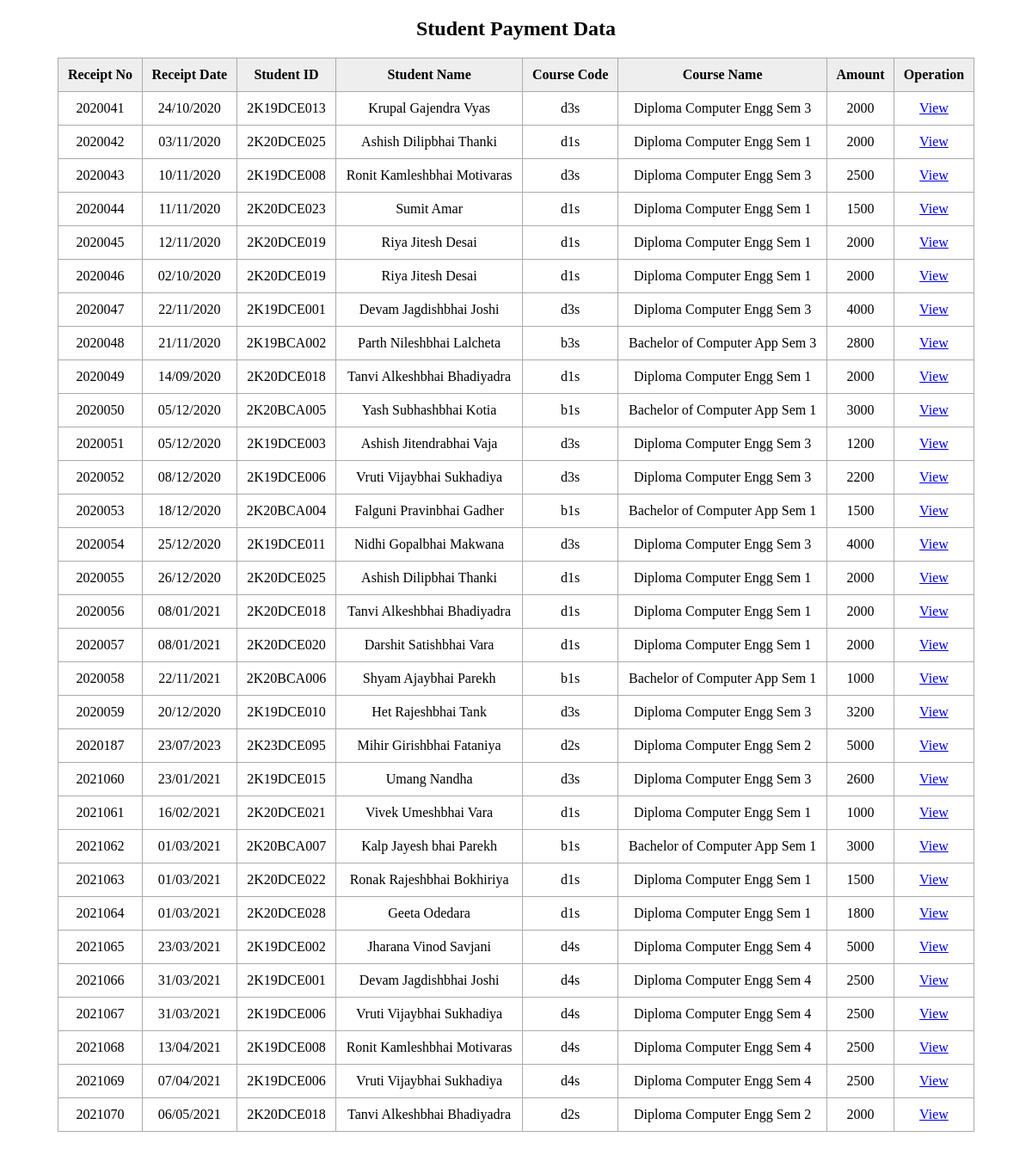
Screenshot of /display.php with the database file from the repository.
### tables this page shows
CREATE TABLE `receipt` (
  `rno` varchar(8) NOT NULL,
  `rdate` varchar(10) NOT NULL,
  `stud_id` varchar(15) NOT NULL,
  `stud_nm` varchar(50) NOT NULL,
  `ccode` varchar(3) NOT NULL,
  `cname` varchar(50) NOT NULL,
  `amt` int(5) NOT NULL,
  `pay_method` varchar(20) NOT NULL
);

### display.php (the view, shortened to what this page needs)
<?php
$host = "localhost:3307";
$user = "root";
$pass = "";
$dbname = "pdfdemo";
$conn = new mysqli($host, $user, $pass, $dbname);
$sql = "SELECT * FROM receipt";
$result = $conn->query($sql);
?>
<!DOCTYPE html>
<html>
<head>
</head>
<body>
<h2 style="text-align:center;">Student Payment Data</h2>
<table>
    <tr>
        <th>Receipt No</th>
        <th>Receipt Date</th>
        <th>Student ID</th>
        <th>Student Name</th>
        <th>Course Code</th>
        <th>Course Name</th>
        <th>Amount</th>
        <th>Operation</th>
    </tr>
    <?php
    if ($result->num_rows > 0) {
        while($row = $result->fetch_assoc()) {
            echo "<tr>
                    <td>{$row['rno']}</td>
                    <td>{$row['rdate']}</td>
                    <td>{$row['stud_id']}</td>
                    <td>{$row['stud_nm']}</td>
                    <td>{$row['ccode']}</td>
                    <td>{$row['cname']}</td>
                    <td>{$row['amt']}</td>
                    <td><a href='invoice.php?id={$row['rno']}'>View</a></td>
                  </tr>";
        }
    } else {
        echo "<tr><td colspan='8'>No data found</td></tr>";
    }
    ?>
</table>
</body>
</html>

### display.php (style rules this page uses)
table { width: 90%; border-collapse: collapse; margin: 20px auto; }
th, td { padding: 10px; border: 1px solid #aaa; text-align: center; }
th { background-color: #eee; }

### rows the page displays
receipt: rno "2020041", rdate "24/10/2020", stud "2K19DCE013", stud_nm "Krupal Gajendra Vyas", ccode "d3s", cname "Diploma Computer Engg Sem 3", amt "2000"
receipt: rno "2020042", rdate "03/11/2020", stud "2K20DCE025", stud_nm "Ashish Dilipbhai Thanki", ccode "d1s", cname "Diploma Computer Engg Sem 1", amt "2000"
receipt: rno "2020043", rdate "10/11/2020", stud "2K19DCE008", stud_nm "Ronit Kamleshbhai Motivaras", ccode "d3s", cname "Diploma Computer Engg Sem 3", amt "2500"
receipt: rno "2020044", rdate "11/11/2020", stud "2K20DCE023", stud_nm "Sumit Amar", ccode "d1s", cname "Diploma Computer Engg Sem 1", amt "1500"
receipt: rno "2020045", rdate "12/11/2020", stud "2K20DCE019", stud_nm "Riya Jitesh Desai", ccode "d1s", cname "Diploma Computer Engg Sem 1", amt "2000"
receipt: rno "2020046", rdate "02/10/2020", stud "2K20DCE019", stud_nm "Riya Jitesh Desai", ccode "d1s", cname "Diploma Computer Engg Sem 1", amt "2000"
receipt: rno "2020047", rdate "22/11/2020", stud "2K19DCE001", stud_nm "Devam Jagdishbhai Joshi", ccode "d3s", cname "Diploma Computer Engg Sem 3", amt "4000"
receipt: rno "2020048", rdate "21/11/2020", stud "2K19BCA002", stud_nm "Parth Nileshbhai Lalcheta", ccode "b3s", cname "Bachelor of Computer App Sem 3", amt "2800"
receipt: rno "2020049", rdate "14/09/2020", stud "2K20DCE018", stud_nm "Tanvi Alkeshbhai Bhadiyadra", ccode "d1s", cname "Diploma Computer Engg Sem 1", amt "2000"
receipt: rno "2020050", rdate "05/12/2020", stud "2K20BCA005", stud_nm "Yash Subhashbhai Kotia", ccode "b1s", cname "Bachelor of Computer App Sem 1", amt "3000"
receipt: rno "2020051", rdate "05/12/2020", stud "2K19DCE003", stud_nm "Ashish Jitendrabhai Vaja", ccode "d3s", cname "Diploma Computer Engg Sem 3", amt "1200"
receipt: rno "2020052", rdate "08/12/2020", stud "2K19DCE006", stud_nm "Vruti Vijaybhai Sukhadiya", ccode "d3s", cname "Diploma Computer Engg Sem 3", amt "2200"
receipt: rno "2020053", rdate "18/12/2020", stud "2K20BCA004", stud_nm "Falguni Pravinbhai Gadher", ccode "b1s", cname "Bachelor of Computer App Sem 1", amt "1500"
receipt: rno "2020054", rdate "25/12/2020", stud "2K19DCE011", stud_nm "Nidhi Gopalbhai Makwana", ccode "d3s", cname "Diploma Computer Engg Sem 3", amt "4000"
receipt: rno "2020055", rdate "26/12/2020", stud "2K20DCE025", stud_nm "Ashish Dilipbhai Thanki", ccode "d1s", cname "Diploma Computer Engg Sem 1", amt "2000"
receipt: rno "2020056", rdate "08/01/2021", stud "2K20DCE018", stud_nm "Tanvi Alkeshbhai Bhadiyadra", ccode "d1s", cname "Diploma Computer Engg Sem 1", amt "2000"
receipt: rno "2020057", rdate "08/01/2021", stud "2K20DCE020", stud_nm "Darshit Satishbhai Vara", ccode "d1s", cname "Diploma Computer Engg Sem 1", amt "2000"
receipt: rno "2020058", rdate "22/11/2021", stud "2K20BCA006", stud_nm "Shyam Ajaybhai Parekh", ccode "b1s", cname "Bachelor of Computer App Sem 1", amt "1000"
receipt: rno "2020059", rdate "20/12/2020", stud "2K19DCE010", stud_nm "Het Rajeshbhai Tank", ccode "d3s", cname "Diploma Computer Engg Sem 3", amt "3200"
receipt: rno "2020187", rdate "23/07/2023", stud "2K23DCE095", stud_nm "Mihir Girishbhai Fataniya", ccode "d2s", cname "Diploma Computer Engg Sem 2", amt "5000"
receipt: rno "2021060", rdate "23/01/2021", stud "2K19DCE015", stud_nm "Umang Nandha", ccode "d3s", cname "Diploma Computer Engg Sem 3", amt "2600"
receipt: rno "2021061", rdate "16/02/2021", stud "2K20DCE021", stud_nm "Vivek Umeshbhai Vara", ccode "d1s", cname "Diploma Computer Engg Sem 1", amt "1000"
receipt: rno "2021062", rdate "01/03/2021", stud "2K20BCA007", stud_nm "Kalp Jayesh bhai Parekh", ccode "b1s", cname "Bachelor of Computer App Sem 1", amt "3000"
receipt: rno "2021063", rdate "01/03/2021", stud "2K20DCE022", stud_nm "Ronak Rajeshbhai Bokhiriya", ccode "d1s", cname "Diploma Computer Engg Sem 1", amt "1500"
receipt: rno "2021064", rdate "01/03/2021", stud "2K20DCE028", stud_nm "Geeta Odedara", ccode "d1s", cname "Diploma Computer Engg Sem 1", amt "1800"
receipt: rno "2021065", rdate "23/03/2021", stud "2K19DCE002", stud_nm "Jharana Vinod Savjani", ccode "d4s", cname "Diploma Computer Engg Sem 4", amt "5000"
receipt: rno "2021066", rdate "31/03/2021", stud "2K19DCE001", stud_nm "Devam Jagdishbhai Joshi", ccode "d4s", cname "Diploma Computer Engg Sem 4", amt "2500"
receipt: rno "2021067", rdate "31/03/2021", stud "2K19DCE006", stud_nm "Vruti Vijaybhai Sukhadiya", ccode "d4s", cname "Diploma Computer Engg Sem 4", amt "2500"
receipt: rno "2021068", rdate "13/04/2021", stud "2K19DCE008", stud_nm "Ronit Kamleshbhai Motivaras", ccode "d4s", cname "Diploma Computer Engg Sem 4", amt "2500"
receipt: rno "2021069", rdate "07/04/2021", stud "2K19DCE006", stud_nm "Vruti Vijaybhai Sukhadiya", ccode "d4s", cname "Diploma Computer Engg Sem 4", amt "2500"
receipt: rno "2021070", rdate "06/05/2021", stud "2K20DCE018", stud_nm "Tanvi Alkeshbhai Bhadiyadra", ccode "d2s", cname "Diploma Computer Engg Sem 2", amt "2000"
